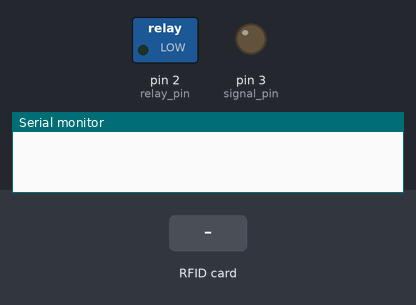
Recording of a sketch running on a simulated Arduino Uno, built with avr-gcc and run on an emulated ATmega328P. Shown: switched loads named in the sketch (green lamp = pin HIGH), output pins drawn as LEDs (lit = HIGH), the last lines printed to the serial monitor. The inputs (shaded band) are chosen by the test bench. Pins used as bus, display or sensor lines are not drawn.

Above: at 1.2 s.
1.3 s: RFID card 1B E1 E2 2B held to the reader
At 2.5 s:
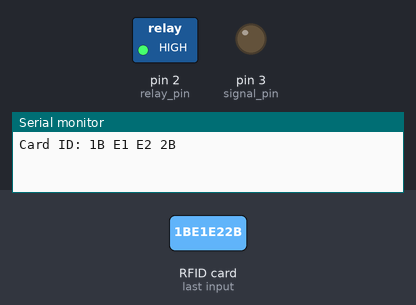
3.6 s: RFID card A1 3E 96 BB held to the reader
5.1 s: RFID card 5E 7A 19 C4 held to the reader
Timing chart, 0 to 8.1 s (numbered marks = the images above; inputs shaded):
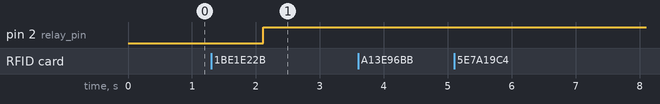

Measured:
- after the input at 1.3 s, pin 2 (relay_pin): LOW → HIGH after 0.81 s

The sketch:

RFID_relay_toggle.ino
```cpp
#include <SPI.h>
#include <MFRC522.h>

#define SS_PIN 10
#define RST_PIN 9
MFRC522 rfid(SS_PIN, RST_PIN);
MFRC522::MIFARE_Key key;

byte relay_pin = 2;
byte signal_pin = 3;

const int MAX_count = 5;  //change fore delay.

bool flag = false;
bool flag2 = false;
bool indic = false;
byte ID[4];
int timer = 0;

//------------------------------------- Card ID
byte card_1[4] = {0x1B, 0xE1, 0xE2, 0x2B};
byte card_2[4] = {0xA1, 0x3E, 0x96, 0xBB};
//---------------------------------------------

void setup() {
  Serial.begin(9600);
  SPI.begin(); // Init SPI bus
  rfid.PCD_Init(); // Init MFRC522
  pinMode(relay_pin, OUTPUT);
  digitalWrite(relay_pin, LOW);
  pinMode(signal_pin, OUTPUT);
  digitalWrite(signal_pin, LOW);
}

void loop() {
   if(flag == false) {digitalWrite(relay_pin, LOW);}
   else {digitalWrite(relay_pin, HIGH);}

   card_found();
}

void card_found(){
  int x;
  while(!rfid.PICC_IsNewCardPresent()){
    if(timer < 10){
      for(x = 0; x < 1000; x++){
         delay(1);
      }
      timer++;
    }
    if(timer == MAX_count){timer = 0; flag2 = true;}
    if(flag2 == true) indic =! indic;
    else indic = false;
    digitalWrite(signal_pin, indic);
  }
  while(!rfid.PICC_ReadCardSerial());

  Serial.print("Card ID: ");
  for (byte i = 0; i < 4; i++) {
    ID[i] = rfid.uid.uidByte[i];
    Serial.print(ID[i], HEX);
    Serial.print(" ");
  }
  Serial.println();
  rfid.PICC_HaltA();
  rfid.PCD_StopCrypto1();

  if(ID[0] == card_1[0] && ID[1] == card_1[1] && ID[2] == card_1[2] && ID[3] == card_1[3]){
    flag = true;
  }
  if(ID[0] == card_2[0] && ID[1] == card_2[1] && ID[2] == card_2[2] && ID[3] == card_2[3]){
    flag = true;
  }
  timer = 10;
  flag2 = false;
}
```
